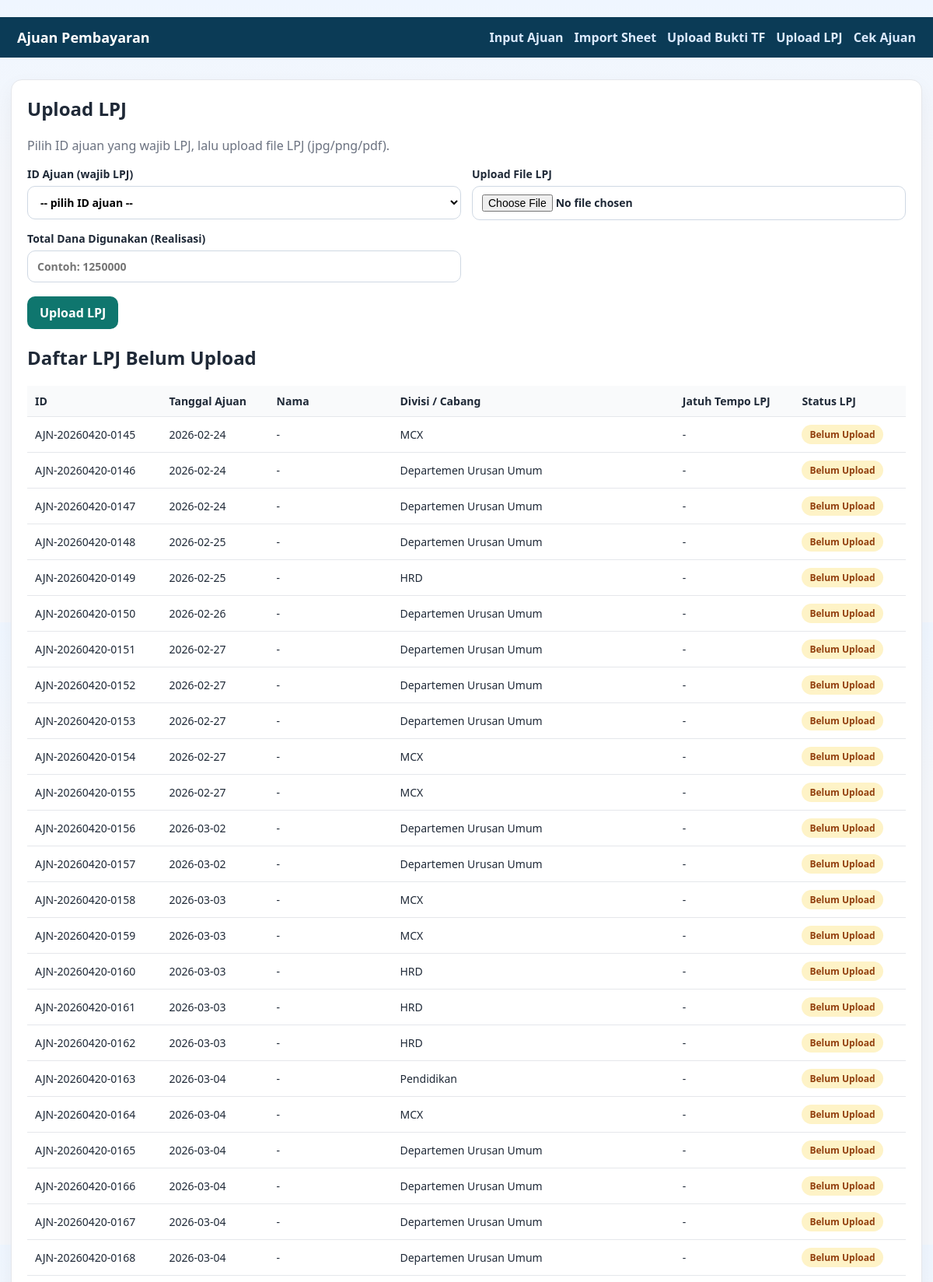
Screenshot of /upload-lpj (upper part) with the database file from the repository.
### tables this page shows
CREATE TABLE ajuan (
    id_ajuan TEXT PRIMARY KEY,
    tanggal_ajuan TEXT NOT NULL,
    nama_pengaju TEXT NOT NULL,
    divisi_cabang TEXT NOT NULL,
    jenis_ajuan TEXT NOT NULL,
    nominal REAL NOT NULL,
    keterangan TEXT,
    status TEXT NOT NULL DEFAULT 'Menunggu Pembayaran',
    link_bukti_transfer TEXT,
    wajib_lpj INTEGER NOT NULL DEFAULT 1,
    tanggal_jatuh_tempo_lpj TEXT,
    status_lpj TEXT NOT NULL DEFAULT 'Belum Upload',
    link_lpj TEXT,
    created_at TEXT NOT NULL,
    updated_at TEXT NOT NULL
, link_memo_ajuan TEXT, nominal_realisasi REAL, nama_penerima_dana TEXT, nomor_memo TEXT, perihal TEXT);

### script/app.py (the view, shortened to what this page needs)
@app.route("/upload-lpj", methods=["GET", "POST"])
def upload_lpj_page():
    pending_lpj = list_pending_lpj()
    return render_template("upload_lpj.html", pending_lpj=pending_lpj)

### script/db.py (called while the page is built)
def get_connection() -> sqlite3.Connection:
    conn = sqlite3.connect(DB_FILE)
    conn.row_factory = sqlite3.Row
    return conn

def list_pending_lpj() -> list[sqlite3.Row]:
    query = """
    SELECT * FROM ajuan
    WHERE wajib_lpj = 1 AND status_lpj != 'Sudah Upload'
    ORDER BY tanggal_jatuh_tempo_lpj ASC, created_at DESC
    """
    with get_connection() as conn:
        return conn.execute(query).fetchall()

### ui/templates/upload_lpj.html (shortened to what this page needs)
﻿{% extends 'base.html' %}
{% block content %}
<section class="card">
  <h1>Upload LPJ</h1>
  <p class="sub">Pilih ID ajuan yang wajib LPJ, lalu upload file LPJ (jpg/png/pdf).</p>
  <form method="post" enctype="multipart/form-data" class="grid-form">
    <label>ID Ajuan (wajib LPJ)
      <select name="id_ajuan" required>
        <option value="">-- pilih ID ajuan --</option>
      </select>
    </label>
    <label>Upload File LPJ
      <input type="file" name="file_lpj" accept=".jpg,.jpeg,.png,.pdf" required>
    </label>
    <label>Total Dana Digunakan (Realisasi)
      <input type="number" min="0" step="0.01" name="nominal_realisasi" placeholder="Contoh: 1250000">
    </label>
    <div class="full actions">
      <button type="submit">Upload LPJ</button>
    </div>
  </form>
  <h2>Daftar LPJ Belum Upload</h2>
  <div class="table-wrap">
    <table>
      <thead>
        <tr>
          <th>ID</th>
          <th>Tanggal Ajuan</th>
          <th>Nama</th>
          <th>Divisi / Cabang</th>
          <th>Jatuh Tempo LPJ</th>
          <th>Status LPJ</th>
        </tr>
      </thead>
      <tbody>
        {% for item in pending_lpj %}
          <tr>
            <td>{{ item.id_ajuan }}</td>
            <td>{{ item.tanggal_ajuan }}</td>
            <td>{{ item.nama_pengaju }}</td>
            <td>{{ item.divisi_cabang }}</td>
            <td>{{ item.tanggal_jatuh_tempo_lpj or '-' }}</td>
            <td><span class="badge pending">{{ item.status_lpj }}</span></td>
          </tr>
        {% else %}
          <tr><td colspan="6">Tidak ada LPJ yang menunggu upload.</td></tr>
        {% endfor %}
      </tbody>
    </table>
  </div>
</section>
{% endblock %}

### ui/static/style.css (style rules this page uses)
* { box-sizing: border-box; }
body { margin: 0; font-family: "Segoe UI", Tahoma, Geneva, Verdana, sans-serif; background: linear-gradient(180deg, #eff6ff 0%, var(--bg) 28%); color: var(--text); }
.card { background: var(--card); border: 1px solid var(--line); border-radius: 14px; padding: 20px; box-shadow: 0 10px 26px rgba(15, 23, 42, 0.05); }
h1 { margin-top: 0; }
.sub { color: var(--muted); margin-bottom: 16px; }
.grid-form { display: grid; grid-template-columns: repeat(2, minmax(0, 1fr)); gap: 14px; }
.grid-form .full { grid-column: 1 / -1; }
label { display: flex; flex-direction: column; gap: 6px; font-size: 14px; font-weight: 600; }
input, textarea, select, button { font: inherit; }
input, textarea, select { width: 100%; border: 1px solid #cfd8e3; border-radius: 10px; padding: 10px 12px; background: #fff; }
button { border: none; border-radius: 10px; padding: 10px 16px; background: var(--primary); color: #fff; font-weight: 700; cursor: pointer; }
.actions { margin-top: 4px; }
.table-wrap { overflow-x: auto; }
table { width: 100%; border-collapse: collapse; min-width: 1050px; }
th, td { border-bottom: 1px solid var(--line); padding: 10px; text-align: left; font-size: 14px; }
th { background: #f9fafb; }
.badge { border-radius: 999px; font-size: 12px; padding: 4px 10px; font-weight: 700; display: inline-block; }
.badge.pending { background: #fef3c7; color: #92400e; }

### rows the page displays
ajuan: id_ajuan "AJN-20260420-0145", tanggal_ajuan "2026-02-24", nama_pengaju "-", divisi_cabang "MCX", status_lpj "Belum Upload"
ajuan: id_ajuan "AJN-20260420-0146", tanggal_ajuan "2026-02-24", nama_pengaju "-", divisi_cabang "Departemen Urusan Umum", status_lpj "Belum Upload"
ajuan: id_ajuan "AJN-20260420-0147", tanggal_ajuan "2026-02-24", nama_pengaju "-", divisi_cabang "Departemen Urusan Umum", status_lpj "Belum Upload"
ajuan: id_ajuan "AJN-20260420-0148", tanggal_ajuan "2026-02-25", nama_pengaju "-", divisi_cabang "Departemen Urusan Umum", status_lpj "Belum Upload"
ajuan: id_ajuan "AJN-20260420-0149", tanggal_ajuan "2026-02-25", nama_pengaju "-", divisi_cabang "HRD", status_lpj "Belum Upload"
ajuan: id_ajuan "AJN-20260420-0150", tanggal_ajuan "2026-02-26", nama_pengaju "-", divisi_cabang "Departemen Urusan Umum", status_lpj "Belum Upload"
ajuan: id_ajuan "AJN-20260420-0151", tanggal_ajuan "2026-02-27", nama_pengaju "-", divisi_cabang "Departemen Urusan Umum", status_lpj "Belum Upload"
ajuan: id_ajuan "AJN-20260420-0152", tanggal_ajuan "2026-02-27", nama_pengaju "-", divisi_cabang "Departemen Urusan Umum", status_lpj "Belum Upload"
ajuan: id_ajuan "AJN-20260420-0153", tanggal_ajuan "2026-02-27", nama_pengaju "-", divisi_cabang "Departemen Urusan Umum", status_lpj "Belum Upload"
ajuan: id_ajuan "AJN-20260420-0154", tanggal_ajuan "2026-02-27", nama_pengaju "-", divisi_cabang "MCX", status_lpj "Belum Upload"
ajuan: id_ajuan "AJN-20260420-0155", tanggal_ajuan "2026-02-27", nama_pengaju "-", divisi_cabang "MCX", status_lpj "Belum Upload"
ajuan: id_ajuan "AJN-20260420-0156", tanggal_ajuan "2026-03-02", nama_pengaju "-", divisi_cabang "Departemen Urusan Umum", status_lpj "Belum Upload"
ajuan: id_ajuan "AJN-20260420-0157", tanggal_ajuan "2026-03-02", nama_pengaju "-", divisi_cabang "Departemen Urusan Umum", status_lpj "Belum Upload"
ajuan: id_ajuan "AJN-20260420-0158", tanggal_ajuan "2026-03-03", nama_pengaju "-", divisi_cabang "MCX", status_lpj "Belum Upload"
ajuan: id_ajuan "AJN-20260420-0159", tanggal_ajuan "2026-03-03", nama_pengaju "-", divisi_cabang "MCX", status_lpj "Belum Upload"
ajuan: id_ajuan "AJN-20260420-0160", tanggal_ajuan "2026-03-03", nama_pengaju "-", divisi_cabang "HRD", status_lpj "Belum Upload"
ajuan: id_ajuan "AJN-20260420-0161", tanggal_ajuan "2026-03-03", nama_pengaju "-", divisi_cabang "HRD", status_lpj "Belum Upload"
ajuan: id_ajuan "AJN-20260420-0162", tanggal_ajuan "2026-03-03", nama_pengaju "-", divisi_cabang "HRD", status_lpj "Belum Upload"
ajuan: id_ajuan "AJN-20260420-0163", tanggal_ajuan "2026-03-04", nama_pengaju "-", divisi_cabang "Pendidikan", status_lpj "Belum Upload"
ajuan: id_ajuan "AJN-20260420-0164", tanggal_ajuan "2026-03-04", nama_pengaju "-", divisi_cabang "MCX", status_lpj "Belum Upload"
ajuan: id_ajuan "AJN-20260420-0165", tanggal_ajuan "2026-03-04", nama_pengaju "-", divisi_cabang "Departemen Urusan Umum", status_lpj "Belum Upload"
ajuan: id_ajuan "AJN-20260420-0166", tanggal_ajuan "2026-03-04", nama_pengaju "-", divisi_cabang "Departemen Urusan Umum", status_lpj "Belum Upload"
ajuan: id_ajuan "AJN-20260420-0167", tanggal_ajuan "2026-03-04", nama_pengaju "-", divisi_cabang "Departemen Urusan Umum", status_lpj "Belum Upload"
ajuan: id_ajuan "AJN-20260420-0168", tanggal_ajuan "2026-03-04", nama_pengaju "-", divisi_cabang "Departemen Urusan Umum", status_lpj "Belum Upload"
